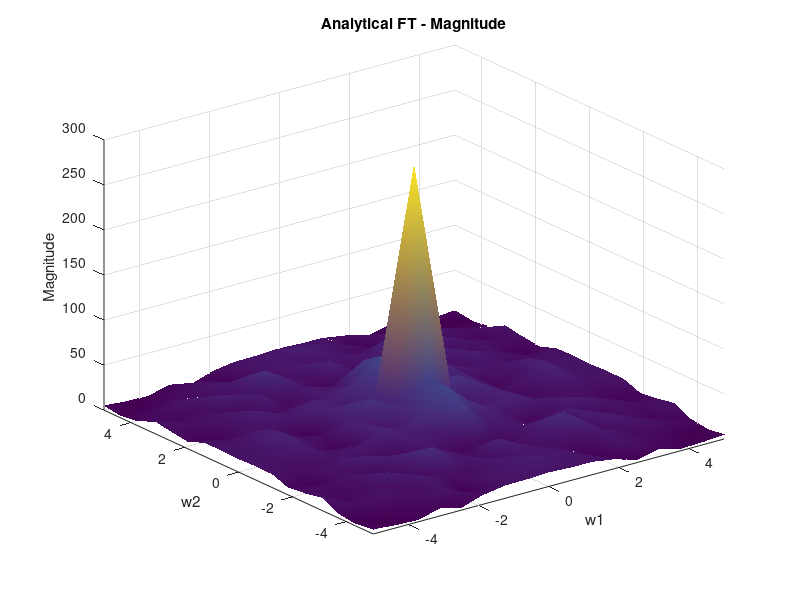
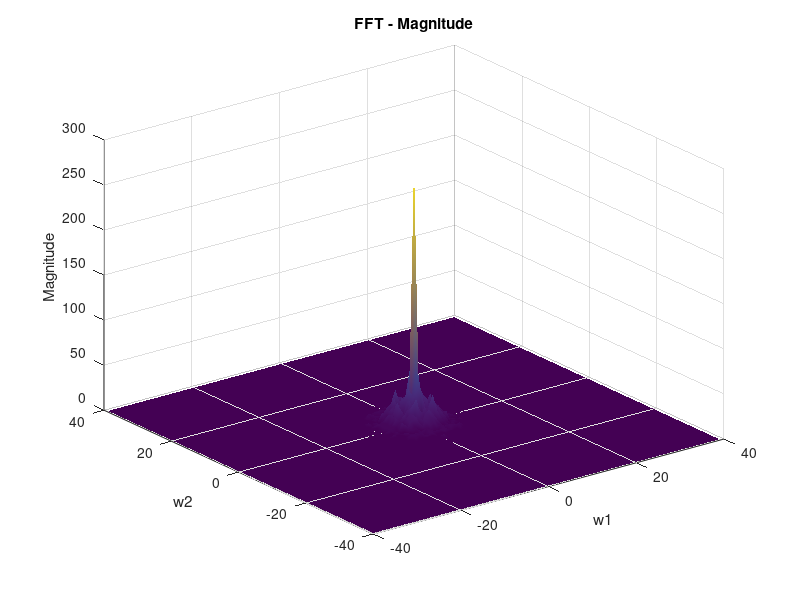
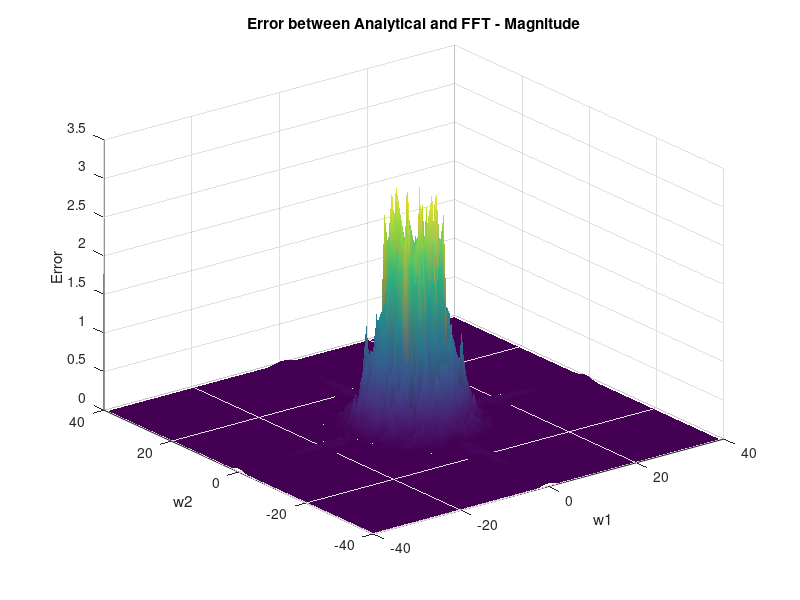

Recreate these plots in MATLAB, in order. (Note: this script raises an error after producing the figures.)
%% the smile gaussian
clc
clear
close all

N=128;         %the number of sampled point for a single gaussian distribution
t1=-5;t2=5;
T=(t2-t1);            % Sampling interval
F0=1/T;               % Minimum frequency interval
Fs=(N-1)*F0;          % Sampling frequency
[X,Y]=meshgrid((-N/2:N/2-1)*T/N,(-N/2:N/2-1)*T/N);
wx=(-N/2:N/2-1)*2*pi*Fs/N;
wy=wx;
[WX,WY]=meshgrid(wx,wy);
%d=(t2-t1)/(n-1);
%[X,Y]=meshgrid(t1:d:t2,t1:d:t2);%range of x and y
f=zeros(N,N);%matrix to store the sum of each part of gaussian distribution

%the outline of the face
sigma1=[0.05 0;0 0.05];%covariance of the outline and the mouse of face
n1=100;%number of total gaussian distribution for the outline
dtheta1=2*pi/n1;
theta1=0:dtheta1:2*pi-dtheta1;
r1=4.5;
mu1=zeros(n1,2);
mu1(:,1)=cos(theta1)*r1;
mu1(:,2)=sin(theta1)*r1;
for j=1:n1
    ft=1.5*mvnpdf([X(:) Y(:)],mu1(j,:),sigma1); 
    f=f+reshape(ft,size(X));
end

%the mouth
n2=21; 
mouth1=7*pi/6; mouth2=11*pi/6;
dtheta2=(mouth2-mouth1)/(n2-1);
theta=mouth1:dtheta2:mouth2;
r2=3;
mu2=zeros(n2,2);
mu2(:,1)=cos(theta)*r2;
mu2(:,2)=sin(theta)*r2;
for j=1:n2
    ft=1.5*mvnpdf([X(:) Y(:)],mu2(j,:),sigma1); 
    f=f+reshape(ft,size(X));
end

%the eyes
sigma2=sigma1*10; %covariance of the eyes
eyeleft=[-1.8,1];
eyeright=[1.8,1];
ft=30*mvnpdf([X(:) Y(:)],eyeleft,sigma2); %times 30 here to make it seems darker for sigma2 here is larger than sigma1
f=f+reshape(ft,size(X));
ft=30*mvnpdf([X(:) Y(:)],eyeright,sigma2); 
f=f+reshape(ft,size(X));

%eye outline
sigma3=sigma1*0.8;
n3=20;
mu3=zeros(n3,2);
mu4=mu3;
dtheta3=2*pi/n3;
theta3=0:dtheta3:2*pi-dtheta3;
r3=1.2;
mu3(:,1)=eyeleft(1)+cos(theta3)*r3;
mu3(:,2)=eyeleft(2)+sin(theta3)*r3;
mu4(:,1)=eyeright(1)+cos(theta3)*r3;
mu4(:,2)=eyeright(2)+sin(theta3)*r3;
for j=1:n3
    ft1=1.2*mvnpdf([X(:) Y(:)],mu3(j,:),sigma3); 
    ft2=1.2*mvnpdf([X(:) Y(:)],mu4(j,:),sigma3);
    f=f+reshape(ft1,size(X))+reshape(ft2,size(X));
end

% f is the gaussian function of the smile(discrete)

%% analytical Fourier in cartesian

G_ana_comp=zeros(N,N);
for i=1:N
    for j=1:N
        WXY=[WX(i,j),WY(i,j)];           
        G_ana_comp(i,j)=sum(1.5*exp(-0.5*WXY*sigma1*WXY'-1i*WXY*(mu1')))... % face outline       
                       +sum(1.5*exp(-0.5*WXY*sigma1*WXY'-1i*WXY*(mu2')))...% mouth
                       +30*exp(-0.5*WXY*sigma2*WXY'-1i*WXY*(eyeleft'))...%lefteye
                       +30*exp(-0.5*WXY*sigma2*WXY'-1i*WXY*(eyeright'))...%righteye
                       +sum(1.2*exp(-0.5*WXY*sigma3*WXY'-1i*WXY*(mu3')))...%for left eye outline
                       +sum(1.2*exp(-0.5*WXY*sigma3*WXY'-1i*WXY*(mu4')));%for right eye outline        
    end 
end

G_ana_abs=abs(G_ana_comp);
figure(1);
surf(WX,WY,G_ana_abs);
axis([-5 5 -5 5 0 300])
shading interp
xlabel('w1');ylabel('w2');zlabel('Magnitude');
title('Analytical FT - Magnitude');

%% FFT in cartesian

G_fft_comp=fftshift(fft2(f))*T^2/N^2;
for i=1:N 
    for j=1:N
        G_fft_comp_m(i,j)=G_fft_comp(i,j)*exp(-1i*pi*(i-1)-1i*pi*(j-1)); %modify the phase
    end 
end
G_fft_abs=abs(G_fft_comp_m);
figure(2)
surf(WX,WY,G_fft_abs)
shading interp
xlabel('w1');ylabel('w2');zlabel('Magnitude');
title('FFT - Magnitude')

figure(3)
error_mag=G_ana_abs-G_fft_abs;
surf(WX,WY,abs(error_mag))
shading interp
xlabel('w1');ylabel('w2');zlabel('Error');
title('Error between Analytical and FFT - Magnitude')

%% Polar FFT

% directly from discrete time signal in cartesian to discrete frequency in polar

OS1=5;OS2=5; %oversampling, errors reduce with OS increase
G_pfft=My_PFFT(f,OS1,OS2); %get from a paper
G_pfft=G_pfft*T^2/N^2;

figure(4)
[X_polar,Y_polar]=Create_Grid('X',[N,pi*Fs],'r.'); % Polar grid, generated by warping the recto-polar along angles and then rays
[theta_W,rho_W]=cart2pol(X_polar,Y_polar);

figure(5)
surf(X_polar,Y_polar,abs(G_pfft))
%pcolor(X_polar,Y_polar,abs(G_pfft));
shading interp

figure(6)
surf(theta_W,rho_W,abs(G_pfft));
shading interp


%% polar analytical

G_ana_polar=zeros(2*N,2*N);
for i=1:2*N
    for j=1:2*N
        WXY_polar=[X_polar(i,j),Y_polar(i,j)];           
        G_ana_polar(i,j)=sum(1.5*exp(-0.5*WXY_polar*sigma1*WXY_polar'-1i*WXY_polar*mu1'))... % face outline       
                       +sum(1.5*exp(-0.5*WXY_polar*sigma1*WXY_polar'-1i*WXY_polar*mu2'))...% mouth
                       +30*exp(-0.5*WXY_polar*sigma2*WXY_polar'-1i*WXY_polar*eyeleft')...%lefteye
                       +30*exp(-0.5*WXY_polar*sigma2*WXY_polar'-1i*WXY_polar*eyeright')...%righteye
                       +sum(1.2*exp(-0.5*WXY_polar*sigma3*WXY_polar'-1i*WXY_polar*mu3'))...%for left eye outline
                       +sum(1.2*exp(-0.5*WXY_polar*sigma3*WXY_polar'-1i*WXY_polar*mu4'));%for right eye outline        
    end 
end

figure(7)
surf(X_polar,Y_polar,abs(G_ana_polar))
%pcolor(X_polar,Y_polar,abs(G_ana_polar));
shading interp

figure(8)
surf(theta_W,rho_W,abs(G_ana_polar));
shading interp


%%

figure(9)
surf(theta_W,rho_W,abs(G_pfft)-abs(G_ana_polar));
shading interp
